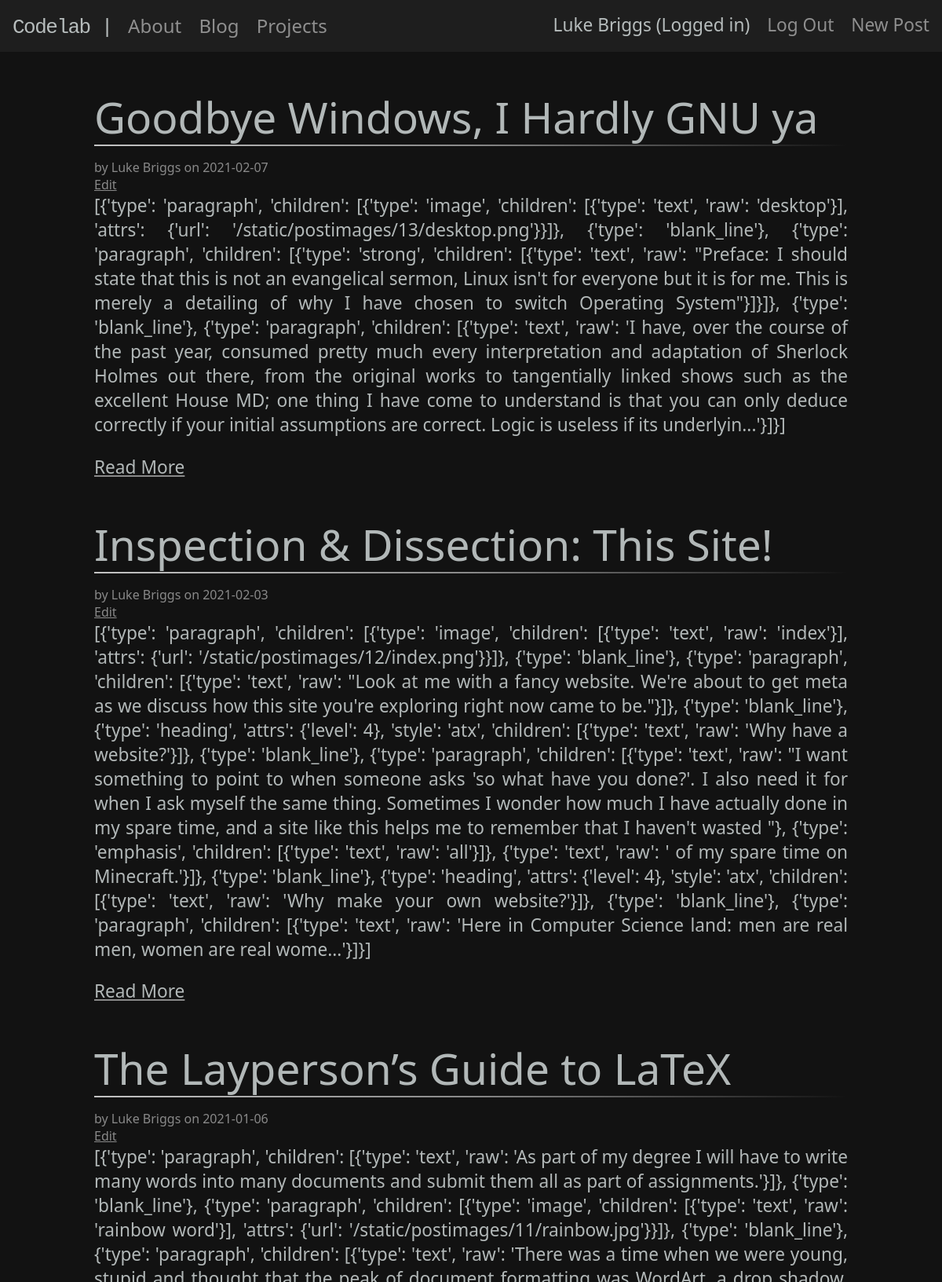
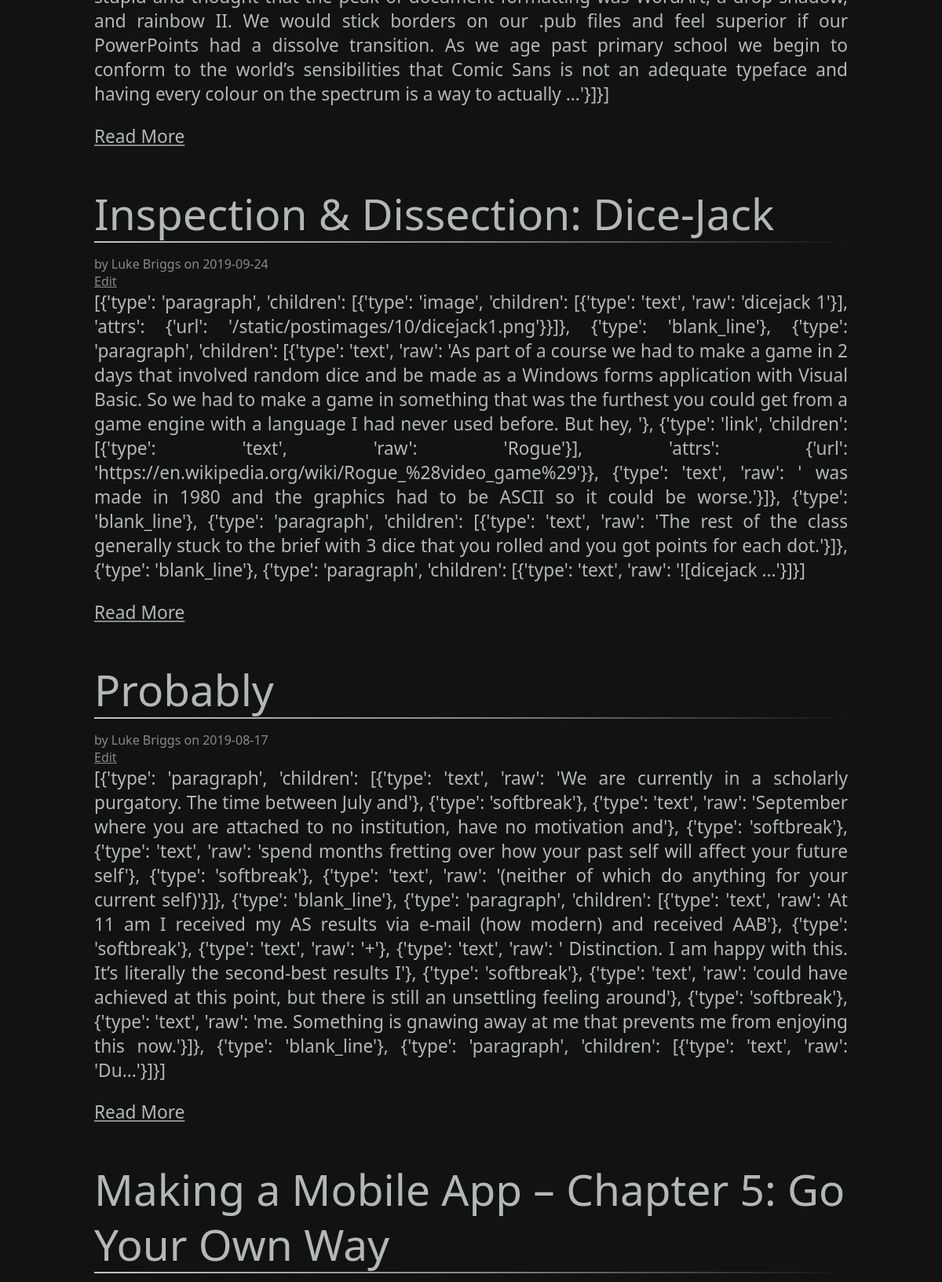
/blog (signed in, upper part), run on the app's committed database (2 pictures, top to bottom).
### tables this page shows
CREATE TABLE user(
    id INTEGER PRIMARY KEY AUTOINCREMENT,
    username TEXT UNIQUE NOT NULL,
    password TEXT NOT NULL
);

CREATE TABLE post(
    id INTEGER PRIMARY KEY AUTOINCREMENT,
    author_id INTEGER NOT NULL,
    created TIMESTAMP NOT NULL DEFAULT CURRENT_TIMESTAMP,
    title TEXT NOT NULL,
    body TEXT NOT NULL,
    FOREIGN KEY (author_id) REFERENCES user(id)
);

### flaskr/blog.py (the view)
@bp.route('/blog')
def blog():
    db = get_db()
    posts = db.execute(
        'SELECT p.id, title, body, created, author_id, username'
        ' FROM post p JOIN user u ON p.author_id = u.id'
        ' ORDER BY created DESC'
    ).fetchall()
    return render_template('blog/index.html', posts=posts, mistune=mistune, highlighter=highlighter)

### flaskr/auth.py (called while the page is built)
@bp.before_app_request
def load_logged_in_user():
    user_id = session.get('user_id')
    if user_id is None:
        g.user = None
    else:
        g.user = get_db().execute(
            "SELECT * FROM user WHERE id = ?", (user_id,)
        ).fetchone()

### flaskr/db.py (called while the page is built)
def get_db():
    if 'db' not in g:
        g.db = sqlite3.connect(
            current_app.config['DATABASE'],
            detect_types=sqlite3.PARSE_DECLTYPES
        )
        g.db.row_factory = sqlite3.Row
    return g.db

### flaskr/templates/blog/index.html (shortened to what this page needs)
{% extends 'base.html' %}
{% block content %}
    {% for post in posts %}
        <article class="post">
            <header>
                <div>
                    <h3 class="postTitle"><a href="/{{ post['id'] }}">{{ post['title'] }}</a></h3>
                    <hr>
                    <div class="about">by {{ post['username'] }} on {{ post['created'].strftime('%Y-%m-%d') }}</div>
                </div>
                {% if g.user['id'] == post['author_id'] %}
                    <a class="action" href="{{ url_for('blog.update', id=post['id']) }}">Edit</a>
                {% endif %}
            </header>
            <p class="body">{{ mistune.markdown(post['body'][:600] + "...", renderer=highlighter.HighlightRenderer()) | safe}}</p>
            <a href="/{{ post['id'] }}"><p>Read More</p></a>
        </article>
    {% endfor %}
{% endblock %}

### flaskr/templates/base.html (shortened to what this page needs)
<!DOCTYPE html>
<html lang="en">
<head>
    <link rel = "stylesheet" href = "{{ url_for('static', filename='style.css') }}">
</head>
<body>
    <nav>
        <a href="{{ url_for('index') }}"><h1>Codelab |</h1></a>
        <div class="pageLinks">
            <a href="{{ url_for('about.about') }}">About</a>
            <a href="{{ url_for('blog.blog') }}">Blog</a>
            <a href="{{ url_for('projects.projects') }}">Projects</a>
        </div>
        <div class="adminLinks">
            {% if g.user %}
                <p>{{ g.user['username'] }} (Logged in)
                <a href="{{ url_for('auth.logout') }}">Log Out</a>
                <a href="{{ url_for('blog.create') }}">New Post</a></p>
            {% endif %}
        </div>
    </nav>
    <section>
        {% block content %}{% endblock %}
    </section>
</body>
</html>

### flaskr/static/style.css (style rules this page uses)
* { padding: 0; margin: 0; }
html { font-family: system-ui, -apple-system, BlinkMacSystemFont, "Segoe UI", Roboto, Ubuntu, "Helvetica Neue", Oxygen, Cantarell, sans-serif; background: #121212; color: rgba(255, 255, 255, 0.50); max-width: 100vw; overflow-x: hidden; }
body { max-width: 100vw; }
a { color: inherit; text-decoration: inherit; }
nav { background: rgba(255, 255, 255, .05); padding-top: 16px; padding-bottom: 16px; width: 100vw; }
nav h1 { text-align: left; margin-left: 16px; display: inline-block; font-family: monospace; font-size: xx-large; }
.pageLinks { font-size: x-large; text-align: right; margin-right: 16px; display: inline-block; }
.pageLinks a { margin-left: 16px; }
.adminLinks { list-style: none; float: right; margin-right: 16px; }
.adminLinks a { color: rgba(255, 255, 255, 0.50); margin-left: 16px; }
article { margin-left: auto; margin-right: auto; margin-top: 32px; padding-top: 16px; background-color: rgba(255, 255, 255, 0); box-shadow: 5px 5px 5px rgba(255, 255, 255, 0); width: 50%; }
h1 { font-size: 111px; letter-spacing: -1.5px; font-weight: 300; color: #f7ffffb3; }
h3 { font-size: 55px; letter-spacing: 0px; font-weight: 300; line-height: 70px; color: #f7ffffb3; }
hr { border: 0; height: 2px; margin-bottom: 1rem; background-image: linear-gradient(to right, rgba(255, 255, 255, 0.75), rgba(255, 255, 255, 0.5), rgba(255, 255, 255, 0)); }
p { font-size: 17pt; max-width: 100%; font-weight: 300; color: #f7ffffb3; margin-bottom: 1em; }
article a { text-decoration: underline; }
.postTitle a { text-decoration: none; }
@media all and (max-width: 1200px) { article { width: 80%; } }
@media all and (max-width: 1200px) { article p { text-align: justify; } }
@media all and (max-width: 1200px) { article h3 { white-space: pre-wrap; white-space: -moz-pre-wrap; white-space: pre-wrap; white-space: -o-pre-wrap; word-wrap: break-word; } }

### data on the page
user: user.username "Luke Briggs"
post: title "Goodbye Windows, I Hardly GNU ya", username "Luke Briggs", created "2021-02-07", markdown "[{'type': 'paragraph', 'children': [{'type': 'image', 'children': [{'type': 'text', 'raw': 'desktop'}], 'attrs': {'url': '/static/postimages/13/desktop.png'}}]}, {'type': 'blank_line'}, {'type': 'paragraph', 'children': [{'type': 'strong', 'children': [{'type': 'text', 'raw': \"Preface: I should state that this is not an evangelical sermon, Linux isn't for everyone but it is for me. This is merely a detailing of why I have chosen to switch Operating System\"}]}]}, {'type': 'blank_line'}, {'type': 'paragraph', 'children': [{'type': 'text', 'raw': 'I have, over the course of the past year, consumed pretty much every interpretation and adaptation of Sherlock Holmes out there, from the original…"
post: title "Inspection & Dissection: This Site!", username "Luke Briggs", created "2021-02-03", markdown "[{'type': 'paragraph', 'children': [{'type': 'image', 'children': [{'type': 'text', 'raw': 'index'}], 'attrs': {'url': '/static/postimages/12/index.png'}}]}, {'type': 'blank_line'}, {'type': 'paragraph', 'children': [{'type': 'text', 'raw': \"Look at me with a fancy website. We're about to get meta as we discuss how this site you're exploring right now came to be.\"}]}, {'type': 'blank_line'}, {'type': 'heading', 'attrs': {'level': 4}, 'style': 'atx', 'children': [{'type': 'text', 'raw': 'Why have a website?'}]}, {'type': 'blank_line'}, {'type': 'paragraph', 'children': [{'type': 'text', 'raw': \"I want something to point to when someone asks 'so what have you done?'. I also need it for when I…"
post: title "The Layperson’s Guide to LaTeX", username "Luke Briggs", created "2021-01-06", markdown "[{'type': 'paragraph', 'children': [{'type': 'text', 'raw': 'As part of my degree I will have to write many words into many documents and submit them all as part of assignments.'}]}, {'type': 'blank_line'}, {'type': 'paragraph', 'children': [{'type': 'image', 'children': [{'type': 'text', 'raw': 'rainbow word'}], 'attrs': {'url': '/static/postimages/11/rainbow.jpg'}}]}, {'type': 'blank_line'}, {'type': 'paragraph', 'children': [{'type': 'text', 'raw': 'There was a time when we were young, stupid and thought that the peak of document formatting was WordArt, a drop shadow, and rainbow II. We would stick borders on our .pub files and feel superior if our PowerPoints had a dissolve transition.…"
post: title "Inspection & Dissection: Dice-Jack", username "Luke Briggs", created "2019-09-24", markdown "[{'type': 'paragraph', 'children': [{'type': 'image', 'children': [{'type': 'text', 'raw': 'dicejack 1'}], 'attrs': {'url': '/static/postimages/10/dicejack1.png'}}]}, {'type': 'blank_line'}, {'type': 'paragraph', 'children': [{'type': 'text', 'raw': 'As part of a course we had to make a game in 2 days that involved random dice and be made as a Windows forms application with Visual Basic. So we had to make a game in something that was the furthest you could get from a game engine with a language I had never used before. But hey, '}, {'type': 'link', 'children': [{'type': 'text', 'raw': 'Rogue'}], 'attrs': {'url': 'https://en.wikipedia.org/wiki/Rogue_%28video_game%29'}}, {'type': 'text',…"
post: title "Probably", username "Luke Briggs", created "2019-08-17", markdown "[{'type': 'paragraph', 'children': [{'type': 'text', 'raw': 'We are currently in a scholarly purgatory. The time between July and'}, {'type': 'softbreak'}, {'type': 'text', 'raw': 'September where you are attached to no institution, have no motivation and'}, {'type': 'softbreak'}, {'type': 'text', 'raw': 'spend months fretting over how your past self will affect your future self'}, {'type': 'softbreak'}, {'type': 'text', 'raw': '(neither of which do anything for your current self)'}]}, {'type': 'blank_line'}, {'type': 'paragraph', 'children': [{'type': 'text', 'raw': 'At 11 am I received my AS results via e-mail (how modern) and received AAB'}, {'type': 'softbreak'}, {'type': 'text', 'raw':…"
post: title "Making a Mobile App – Chapter 5: Go Your Own Way"
